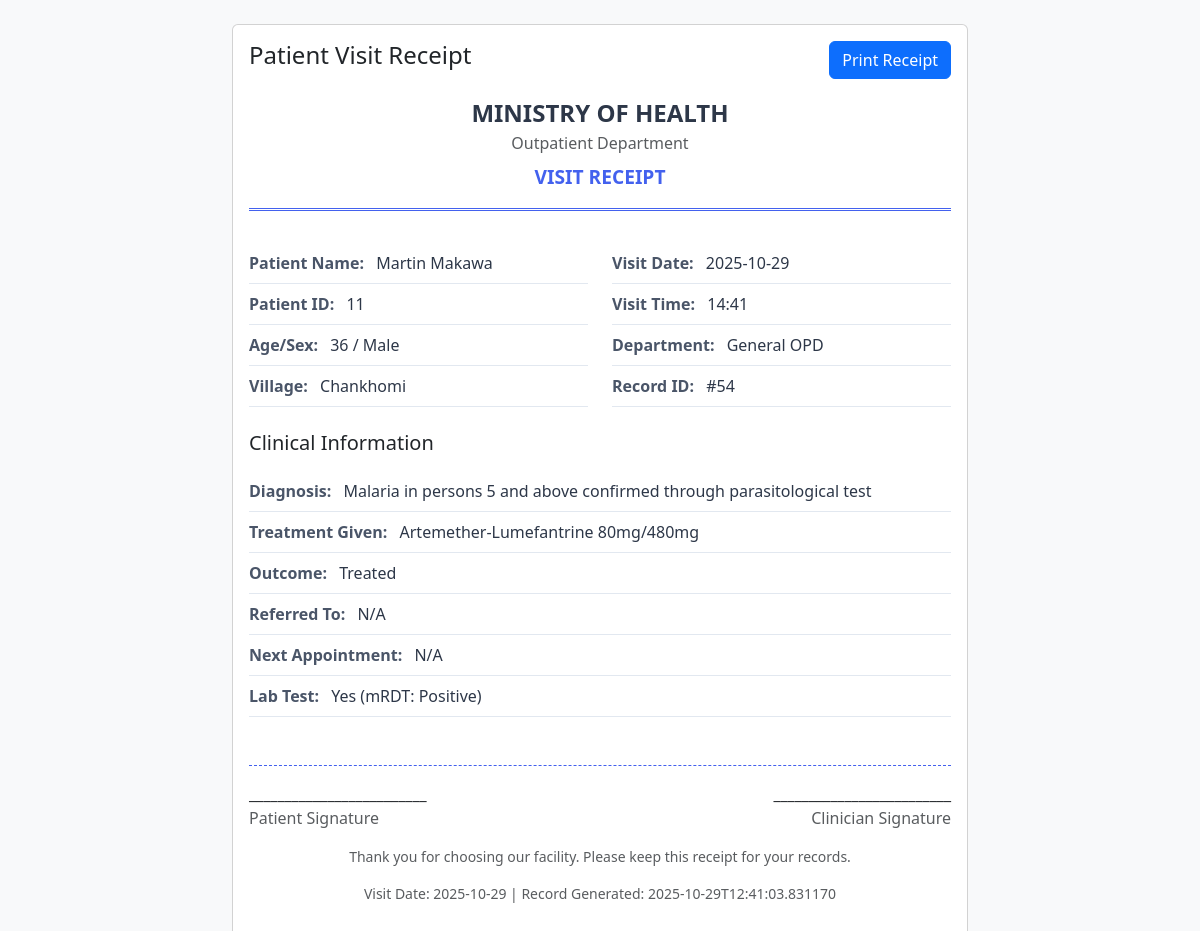
Page /opd/receipt/54 (signed in) on the committed database.
### tables this page shows
CREATE TABLE opd_visits (
            id INTEGER PRIMARY KEY AUTOINCREMENT,
            visit_date TEXT,
            visit_time TEXT,
            patient_id TEXT,
            age INTEGER,
            sex TEXT,
            village TEXT,
            department TEXT,
            chief_complaint TEXT,
            diagnosis TEXT,
            treatment_given TEXT,
            outcome TEXT,
            referred_to TEXT,
            next_appointment TEXT,
            entered_by TEXT,
            timestamp TEXT
        , patient_name TEXT, lab_tested TEXT, lab_result TEXT, malaria_classification TEXT, lab_test_type TEXT, diagnosis_code TEXT NOT NULL DEFAULT '');

### app.py (the view)
@app.route('/opd/receipt/<int:id>')
@login_required
def print_receipt(id):
    conn = get_db()
    c = conn.cursor()
    c.execute("SELECT * FROM opd_visits WHERE id = ?", (id,))
    row = c.fetchone()
    if not row:
        flash('Record not found.', 'danger')
        return redirect(url_for('opd_view'))
    columns = [desc[0] for desc in c.description]
    record = dict(zip(columns, row))
    conn.close()
    return render_template('receipt.html', record=record)

### app.py (called while the page is built)
@login_manager.user_loader
def load_user(user_id):
    for u in USERS.values():
        if str(u.id) == str(user_id):
            return u
    return None

def get_db():
    return sqlite3.connect(os.path.join(os.path.dirname(__file__), 'opd.db'))

### templates/receipt.html (shortened to what this page needs)
<!DOCTYPE html>
<html lang="en">
<head>
    <link href="https://cdn.jsdelivr.net/npm/bootstrap@5.3.0/dist/css/bootstrap.min.css" rel="stylesheet">
</head>
<body class="bg-light">
    <div class="container py-4">
        <div class="row justify-content-center">
            <div class="col-md-8">
                <div class="card">
                    <div class="card-body">
                        <div class="d-flex justify-content-between align-items-start mb-3 no-print">
                            <h4>Patient Visit Receipt</h4>
                            <button onclick="window.print()" class="btn btn-primary">
                                 Print Receipt
                            </button>
                        </div>
                        <div class="receipt-header text-center">
                            <div class="facility-name">MINISTRY OF HEALTH</div>
                            <div class="text-muted">Outpatient Department</div>
                            <div class="receipt-title mt-2">VISIT RECEIPT</div>
                        </div>
                        <div class="row mb-4">
                            <div class="col-md-6">
                                <div class="info-row">
                                    <span class="label">Patient Name:</span>
                                    <span class="value ms-2">{{ record.patient_name or 'N/A' }}</span>
                                </div>
                                <div class="info-row">
                                    <span class="label">Patient ID:</span>
                                    <span class="value ms-2">{{ record.patient_id or 'N/A' }}</span>
                                </div>
                                <div class="info-row">
                                    <span class="label">Age/Sex:</span>
                                    <span class="value ms-2">{{ record.age or 'N/A' }} / {{ record.sex or 'N/A' }}</span>
                                </div>
                                <div class="info-row">
                                    <span class="label">Village:</span>
                                    <span class="value ms-2">{{ record.village or 'N/A' }}</span>
                                </div>
                            </div>
                            <div class="col-md-6">
                                <div class="info-row">
                                    <span class="label">Visit Date:</span>
                                    <span class="value ms-2">{{ record.visit_date or 'N/A' }}</span>
                                </div>
                                <div class="info-row">
                                    <span class="label">Visit Time:</span>
                                    <span class="value ms-2">{{ record.visit_time or 'N/A' }}</span>
                                </div>
                                <div class="info-row">
                                    <span class="label">Department:</span>
                                    <span class="value ms-2">{{ record.department or 'N/A' }}</span>
                                </div>
                                <div class="info-row">
                                    <span class="label">Record ID:</span>
                                    <span class="value ms-2">#{{ record.id }}</span>
                                </div>
                            </div>
                        </div>
                        <h5 class="mb-3">Clinical Information</h5>
                        <div class="info-row">
                            <span class="label">Diagnosis:</span>
                            <span class="value ms-2">{{ record.diagnosis or 'N/A' }}</span>
                        </div>
                        <div class="info-row">
                            <span class="label">Treatment Given:</span>
                            <span class="value ms-2">{{ record.treatment_given or 'N/A' }}</span>
                        </div>
                        <div class="info-row">
                            <span class="label">Outcome:</span>
                            <span class="value ms-2">{{ record.outcome or 'N/A' }}</span>
                        </div>
                        <div class="info-row">
                            <span class="label">Referred To:</span>
                            <span class="value ms-2">{{ record.referred_to or 'N/A' }}</span>
                        </div>
                        <div class="info-row">
                            <span class="label">Next Appointment:</span>
                            <span class="value ms-2">{{ record.next_appointment or 'N/A' }}</span>
                        </div>
                        <div class="info-row">
                            <span class="label">Lab Test:</span>
                            <span class="value ms-2">{{ record.lab_tested or 'N/A' }}
                                {% if record.lab_tested == 'Yes' %}
                                ({{ record.lab_test_type or 'N/A' }}: {{ record.lab_result or 'N/A' }})
                                {% endif %}
                            </span>
                        </div>
                        <div class="signature-area">
                            <div class="row">
                                <div class="col-6">
                                    <div>_________________________</div>
                                    <div class="text-muted">Patient Signature</div>
                                </div>
                                <div class="col-6 text-end">
                                    <div>_________________________</div>
                                    <div class="text-muted">Clinician Signature</div>
                                </div>
                            </div>
                            <div class="mt-3 text-center text-muted small">
                                <p>Thank you for choosing our facility. Please keep this receipt for your records.</p>
                                <p>Visit Date: {{ record.visit_date or 'N/A' }} | Record Generated: {{ record.timestamp or 'N/A' }}</p>
                            </div>
                        </div>
                    </div>
                </div>
            </div>
        </div>
    </div>
</body>
</html>

### templates/receipt.html (style rules this page uses)
.receipt-header { border-bottom: 3px double #4361ee; padding-bottom: 1rem; margin-bottom: 2rem; }
.facility-name { font-size: 1.5rem; font-weight: bold; color: #2d3748; }
.receipt-title { font-size: 1.2rem; font-weight: 600; color: #4361ee; }
.info-row { padding: 0.5rem 0; border-bottom: 1px solid #e2e8f0; }
.label { font-weight: 600; color: #4a5568; }
.value { color: #2d3748; }
.signature-area { margin-top: 3rem; padding-top: 1rem; border-top: 1px dashed #4361ee; }

### rows in the picture
opd_visits: patient_name "Martin Makawa", patient "11", age "36", sex "Male", village "Chankhomi", visit_date "2025-10-29", visit_time "14:41", department "General OPD", id "54", diagnosis "Malaria in persons 5 and above confirmed through parasitological test", treatment_given "Artemether-Lumefantrine 80mg/480mg", outcome "Treated", referred_to "N/A", next_appointment "N/A", lab_tested "Yes", lab_test_type "mRDT", lab_result "Positive", timestamp "2025-10-29T12:41:03.831170"
